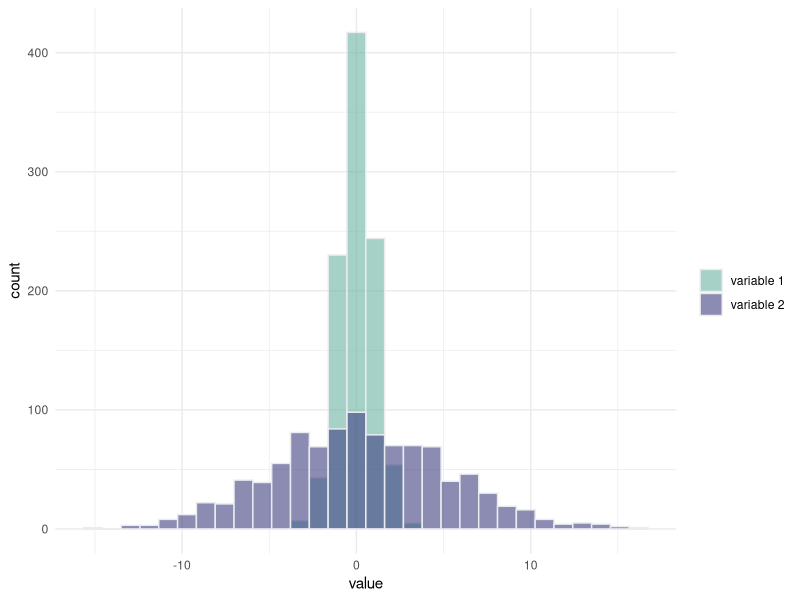
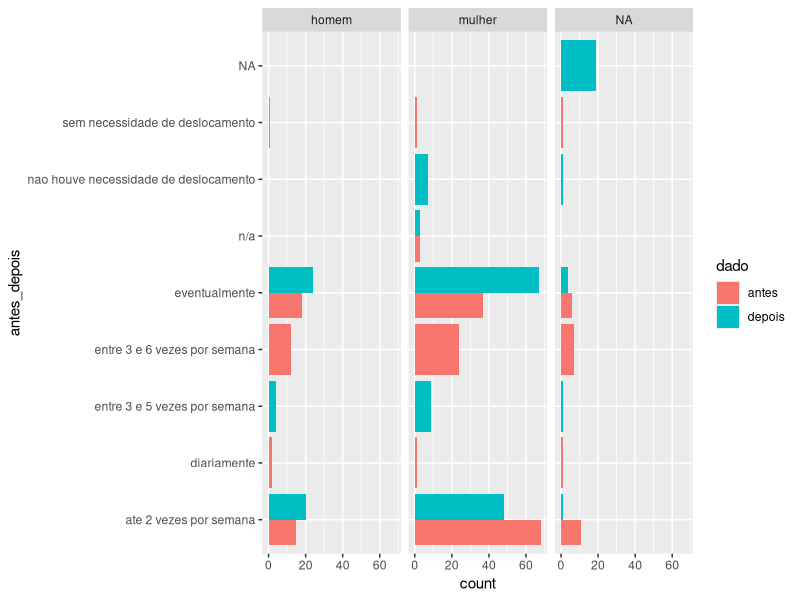

Write R code to recreate these figures, in order.
## ---- chunk 1
# library
library(tidyverse)

# Build dataset with different distributions
data <- data.frame(
  type = c(rep("variable 1", 1000), rep("variable 2", 1000)),
  value = c(rnorm(1000), rnorm(1000, mean = 0, sd = 5))
)

# Represent it
p <- data %>%
  ggplot(aes(x=value, fill=type)) +
    geom_histogram( color="#e9ecef", alpha=0.6, position = 'identity') +
    scale_fill_manual(values=c("#69b3a2", "#404080")) +
    theme_minimal() +
    labs(fill="")

p
## ---- chunk 2
# get first observation for each Species in iris data -- base R
mini_iris <- iris[c(1, 51, 101), ]

mini_iris %>% gather(key = "flower_att", value = "measurement", -Species)

## ---- chunk 3
dados_bh <- read_delim("dados_aluno.csv", 
    delim = ";", escape_double = FALSE, trim_ws = TRUE)
## ---- chunk 4
data_plot_long <- dados_bh %>% 
  gather(key = "dado", value = "antes_depois", -genero, -escolaridade) %>% 
  mutate(dado = case_when(dado == 'internet_compras_antes' ~ 'antes',
                          dado == 'internet_compras_depois' ~ 'depois'))   
ggplot(data_plot_long) + 
  geom_bar(aes(x = antes_depois, fill = dado), position = "dodge") +
  coord_flip() +
  facet_wrap(~ genero)

